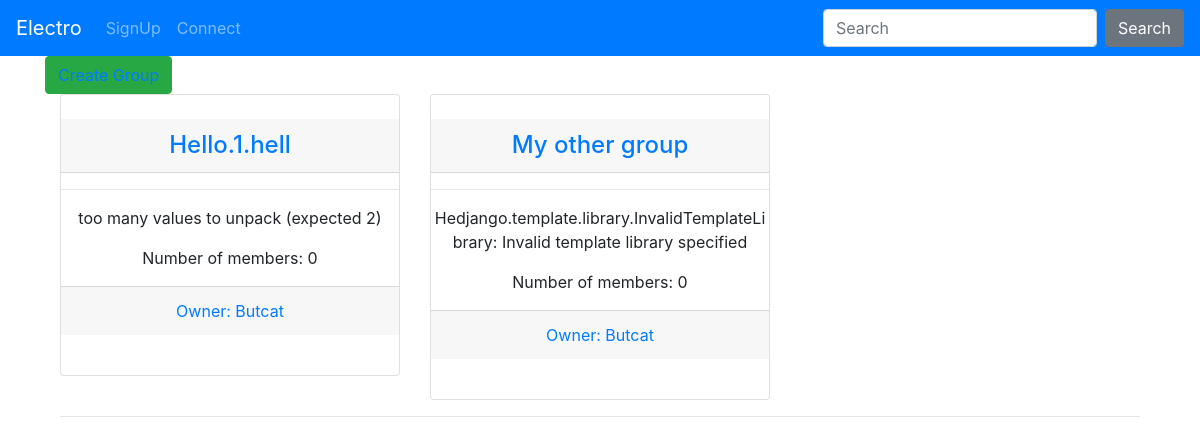
The page /groups/list/ on the database as committed earlier.
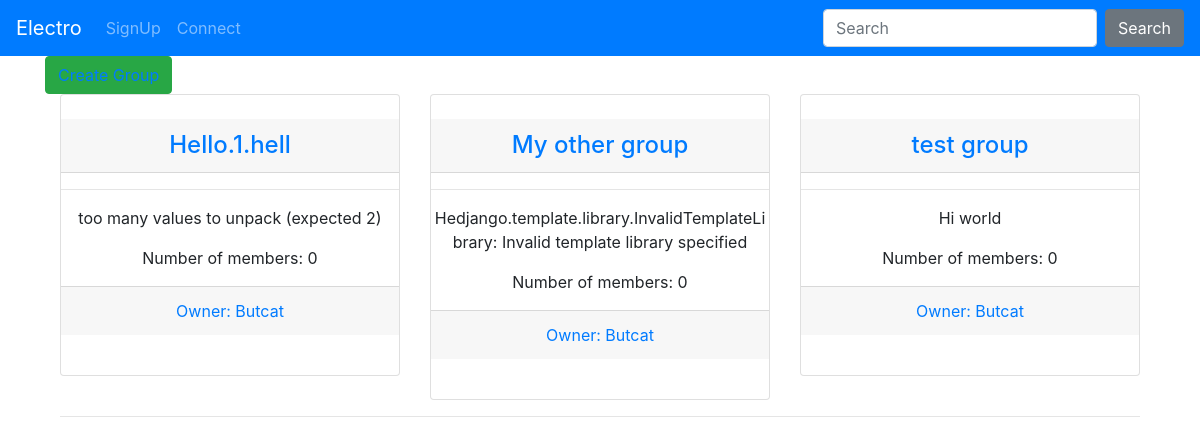
The same page on the database as committed later.
### groups/models.py (models this page shows, shortened)
class Group(models.Model):
    title = models.CharField(max_length=30)
    description = models.TextField()
    members = models.ManyToManyField(User, blank=True, through='Member')
    owner = models.ForeignKey(settings.AUTH_USER_MODEL,
    on_delete=models.CASCADE, blank=True, null=True, related_name='owner')

### groups/views.py (the view, shortened to what this page needs)
# urls.py: path('list/', views.GroupListView.as_view(), name='list'),
class GroupListView(ListView):
    template_name = 'group/index_group.html'
    model = Group
    context_object_name = 'groups'

### groups/templates/group/index_group.html
{% extends 'base.html' %}
{% block page_content %}
<div class="container">
  <button class="btn btn-success">
  <a href="{% url 'groups:create' %}">Create Group</a>
</button>
<div class="container">
  {%  for group in groups  %}
  {% if forloop.counter0|divisibleby:3 %} <div class="row text-center"> {%  endif %}
    <div class="col-md-4">
      <div class="card">
        <div class="card-content">
          <br>
          <h4 class="card-header"><a href="{% url 'groups:detail' group.pk %}">{{ group.title }}</a></h4>
          <hr>
          <p class="card-text">{{ group.description }}<p>
            <p>Number of members: {{ group.members.count }}</p>
            <p class="card-footer"><a href="{% url 'groups:redirect' group.owner.pk %}">Owner: {{ group.owner }}</a></p>
            <br>
          </div>
        </div>
      </div>
      {%  if forloop.counter|divisibleby:3 or forloop.last %}</div><hr>{%  endif %}
      {%  endfor %}
    </div>
{% endblock %}

Rows that differ between the two databases and show on the page:
added Group: title "test group", description "Hi world", members.count "0", owner "Butcat"
